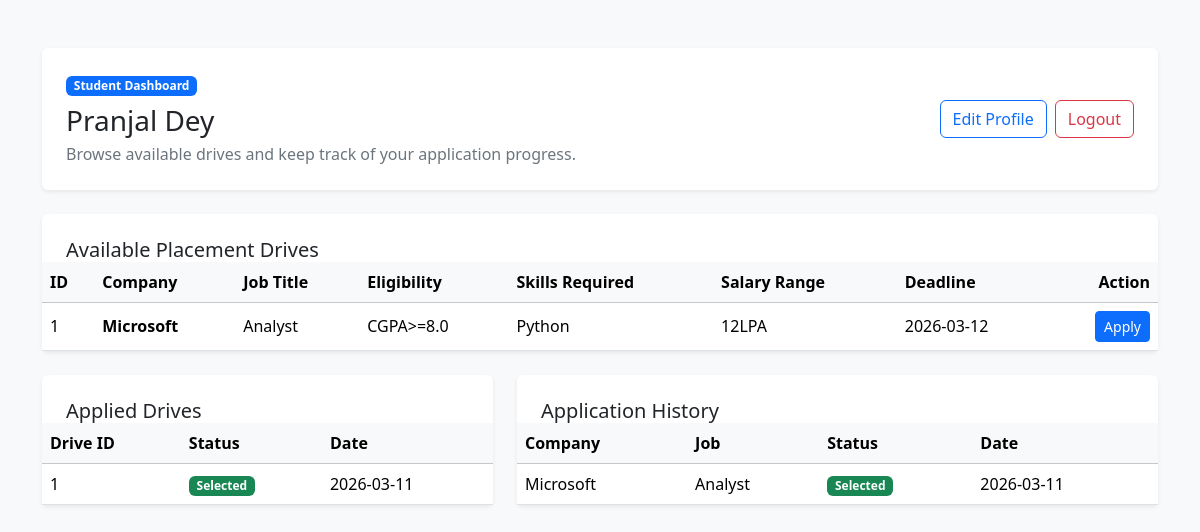
Screenshot of /student/dashboard (signed in) with the database file from the repository.
### models.py (models this page shows)
class Student(db.Model):
    id = db.Column(
        db.Integer,
        db.ForeignKey('user.id'),
        primary_key=True
    )
    name = db.Column(db.String(100))
    email = db.Column(db.String(100))
    skills = db.Column(db.String(200))
    resume = db.Column(db.String(200))
    blacklisted = db.Column(db.Boolean, default=False)
    applications = db.relationship('Application', backref='student', lazy=True)

class Drive(db.Model):
    id = db.Column(db.Integer, primary_key=True)
    company_id = db.Column(
        db.Integer,
        db.ForeignKey('company.id')
    )
    title = db.Column(db.String(100))
    description = db.Column(db.Text)
    eligibility = db.Column(db.String(200))
    deadline = db.Column(db.Date)
    skills_required = db.Column(db.String(200))
    salary_range = db.Column(db.String(100))
    approved = db.Column(db.Boolean, default=False)
    status = db.Column(db.String(20), default="Pending")
    applications = db.relationship('Application', backref='drive', lazy=True)

class Company(db.Model):
    id = db.Column(
        db.Integer,
        db.ForeignKey('user.id'),
        primary_key=True
    )
    name = db.Column(db.String(100))
    hr_contact = db.Column(db.Integer)
    website = db.Column(db.String(200))
    approved = db.Column(db.Boolean, default=False)
    blacklisted = db.Column(db.Boolean, default=False)
    drives = db.relationship('Drive', backref='company', lazy=True)

class Application(db.Model):
    id = db.Column(db.Integer, primary_key=True)
    student_id = db.Column(
        db.Integer,
        db.ForeignKey('student.id')
    )
    drive_id = db.Column(
        db.Integer,
        db.ForeignKey('drive.id')
    )
    status = db.Column(
        db.String(20),
        default="Applied"
    )
    application_date = db.Column(
        db.Date,
        default=date.today
    )
    __table_args__ = (
        db.UniqueConstraint('student_id', 'drive_id'),
    )

### routes.py (the view)
@routes.route("/student/dashboard")
@login_required
def student_dashboard():
    if current_user.role != "student":
        return "Unauthorized"
    student = Student.query.get(current_user.id)
    drives = Drive.query.filter_by(status="Active").all()
    applications = Application.query.filter_by(student_id=current_user.id).all()
    return render_template(
        "student_dashboard.html",
        student=student,
        drives=drives,
        applications=applications
    )

### app.py (called while the page is built)
@app.after_request
def add_no_cache_headers(response):
    if request.endpoint != "static":
        response.headers["Cache-Control"] = "no-store"
    return response

@login_manager.user_loader
def load_user(user_id):
    return User.query.get(int(user_id))

### templates/student_dashboard.html (shortened to what this page needs)
{% extends "base.html" %}
{% block content %}
<div class="card border-0 shadow-sm mb-4">
	<div class="card-body p-4 d-flex flex-column flex-lg-row justify-content-between align-items-lg-center gap-3">
		<div>
			<span class="badge text-bg-primary mb-2">Student Dashboard</span>
			<h1 class="h3 mb-1">{{ student.name }}</h1>
			<p class="text-secondary mb-0">Browse available drives and keep track of your application progress.</p>
		</div>
		<div class="d-flex flex-wrap gap-2">
			<a class="btn btn-outline-primary" href="/student/profile">Edit Profile</a>
			<a class="btn btn-outline-danger" href="/logout">Logout</a>
		</div>
	</div>
</div>
<div class="card border-0 shadow-sm mb-4">
	<div class="card-body p-0">
		<div class="p-4 pb-0">
			<h2 class="h5 mb-0">Available Placement Drives</h2>
		</div>
		<div class="table-responsive">
			<table class="table table-hover align-middle mb-0">
				<thead class="table-light">
					<tr>
                        <th>ID</th>
						<th>Company</th>
						<th>Job Title</th>
						<th>Eligibility</th>
                        <th>Skills Required</th>
                        <th>Salary Range</th>
						<th>Deadline</th>
						<th class="text-end">Action</th>
					</tr>
				</thead>
				<tbody>
					{% for d in drives %}
					<tr>
                        <td>{{ d.id }}</td>
						<td class="fw-semibold">{{ d.company.name if d.company else "Unknown Company" }}</td>
						<td>{{ d.title }}</td>
						<td>{{ d.eligibility or "Not specified" }}</td>
						<td>{{ d.skills_required or "Not specified" }}</td>
                        <td>{{ d.salary_range or "Not specified" }}</td>
						<td>{{ d.deadline }}</td>
						<td class="text-end">
							<a class="btn btn-primary btn-sm" href="/student/apply/{{d.id}}">Apply</a>
						</td>
					</tr>
					{% else %}
					<tr>
						<td colspan="8" class="text-center text-secondary py-4">No active drives available right now.</td>
					</tr>
					{% endfor %}
				</tbody>
			</table>
		</div>
	</div>
</div>
<div class="row g-4">
	<div class="col-xl-5">
		<div class="card border-0 shadow-sm h-100">
			<div class="card-body p-0">
				<div class="p-4 pb-0">
					<h2 class="h5 mb-0">Applied Drives</h2>
				</div>
				<div class="table-responsive">
					<table class="table table-hover align-middle mb-0">
						<thead class="table-light">
							<tr>
								<th>Drive ID</th>
								<th>Status</th>
								<th>Date</th>
							</tr>
						</thead>
						<tbody>
							{% for a in applications %}
							<tr>
								<td>{{ a.drive_id }}</td>
								<td>
									<span class="badge {% if a.status == 'Selected' %}text-bg-success{% elif a.status == 'Rejected' %}text-bg-danger{% elif a.status == 'Shortlisted' %}text-bg-warning{% else %}text-bg-secondary{% endif %}">{{ a.status }}</span>
								</td>
								<td>{{ a.application_date }}</td>
							</tr>
							{% else %}
							<tr>
								<td colspan="3" class="text-center text-secondary py-4">No applications yet.</td>
							</tr>
							{% endfor %}
						</tbody>
					</table>
				</div>
			</div>
		</div>
	</div>
	<div class="col-xl-7">
		<div class="card border-0 shadow-sm h-100">
			<div class="card-body p-0">
				<div class="p-4 pb-0">
					<h2 class="h5 mb-0">Application History</h2>
				</div>
				<div class="table-responsive">
					<table class="table table-hover align-middle mb-0">
						<thead class="table-light">
							<tr>
								<th>Company</th>
								<th>Job</th>
								<th>Status</th>
								<th>Date</th>
							</tr>
						</thead>
						<tbody>
							{% for a in applications %}
							<tr>
								<td>{{ a.drive.company.name if a.drive and a.drive.company else "Unknown Company" }}</td>
								<td>{{ a.drive.title if a.drive else "Unknown Drive" }}</td>
								<td>
									<span class="badge {% if a.status == 'Selected' %}text-bg-success{% elif a.status == 'Rejected' %}text-bg-danger{% elif a.status == 'Shortlisted' %}text-bg-warning{% else %}text-bg-secondary{% endif %}">{{ a.status }}</span>
								</td>
								<td>{{ a.application_date }}</td>
							</tr>
							{% else %}
							<tr>
								<td colspan="4" class="text-center text-secondary py-4">Application history will appear here once you apply.</td>
							</tr>
							{% endfor %}
						</tbody>
					</table>
				</div>
			</div>
		</div>
	</div>
</div>
{% endblock %}

### rows the page displays
Student: name "Pranjal Dey"
Drive: id "1", company "Microsoft", title "Analyst", eligibility "CGPA>=8.0", skills_required "Python", salary_range "12LPA", deadline "2026-03-12"
Application: drive_id "1", status "Selected", application_date "2026-03-11", drive.company "Microsoft", drive "Analyst"
